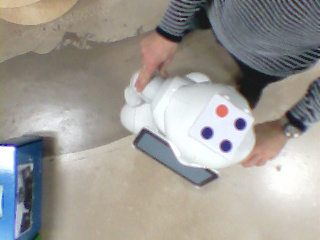
#> input picture data/circles_board/seq2/2015_02_03-15h32m59s921029ms.jpg, 320 x 240 px, found by its file name; its folder holds only this picture in this run
$ python get_circle_board_location.py   (older library calls are emulated)
#> lines starting #> are read from the running program, lines starting #| are printed output that depends on the picture
#> in autotest, img is the input picture: shape (240, 320, 3); mean B, G, R 149.4, 154.6, 157.8
### protolab/image.py
# -*- coding: utf-8 -*-

__author__ = 'lgeorge & amazel'

import cv2
import math
import numpy as np

import geometry

class StdCamera:
    # [21 lines left out: functions __init__, getCameraMatrix, not called in this run]

    def getDistorsionCoef( self ):
        return self.distorsionCoef;

# class StdCamera - end

# [54 lines left out: functions imageToString, reddish, blueish, drawArrow, not called in this run]

def findCircles( img_color, cColor = 'r', bDebug = False, bFindSmall = False ):
    """
    find the 4 circles in an image,
    return the 4 positions [ [x1,y1], [x2,y2], [x3,y3], [x4,y4], ] in range[0..1]
    the first will be the red one, following point will always be in the same order
    - cColor: the first letter of the first color
        - 'r': red circle with 3 other black/blue one .
        - 'b': blue circle with 3 other black
    """
#> called with cColor = 'r', bDebug = False, bFindSmall = False
    if( bDebug ):
        bRender = True;
    else:
        bRender = False;

    img = cv2.cvtColor( img_color, cv2.cv.CV_BGR2GRAY );
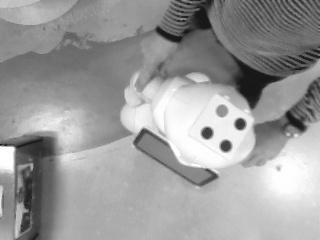
#> img: shape (240, 320); min 20, max 255, mean 155

    if( cColor == 'g' ):
        img = cv2.GaussianBlur( img, (3, 3), 5 );
    else:
        if( img.shape[1] <= 160 ):
            img = cv2.GaussianBlur( img, (3, 3), 5 );
        elif( img.shape[1] <= 320 ):
            img = cv2.GaussianBlur( img, (5, 5), 5 ); # TODO: tune me!
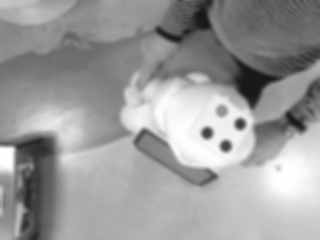
#> img: shape (240, 320); min 24, max 255, mean 155
        elif( img.shape[1] <= 640 ):
            img = cv2.GaussianBlur( img, (7, 7), 5 ); # TODO: tune me!
        elif( img.shape[1] <= 1280 ):
            img = cv2.GaussianBlur( img, (15, 15), 10 );

    #~ img = cv2.pyrDown( img ); # PyrDown only divide by 2

    #~ cv2.imshow( "mat", img );
    #~ cv2.waitKey(0)

    minDist = img.shape[0]/16
#> minDist = 15

    if( img.shape[1] == 320 ):
        p1 = 10; p2 = 20; r=5; R=10;
    else:
        p1 = 180; p2 = 35; r=8; R=60;

    if( cColor == 'b' ):
        p1 = 85; p2 = 35; r=16; R=img.shape[1]/2; # works with 85-125 on auto test

    if( bFindSmall ):
        r = 10;
        R = 3*r;
        minDist = 4;


    # Apply the Hough Transform to find the circles
    circles_detected = cv2.HoughCircles( img, cv2.cv.CV_HOUGH_GRADIENT,dp=1, minDist = minDist, param1=p1,param2=p2,minRadius=r,maxRadius=R );
#> circles_detected = [[221.5, 110.5, 6], [206.5, 132.5, 6], [225.5, 145.5, 6], [239.5, 123.5, 5.9]]
    if( bDebug ):
        print( "circles_detected: %s" % circles_detected );  # a list of x,y,radius
    nNbrCircles = 0;

#> (the run stopped early here; a loop or call above may not have finished)

$ run again, on data/circles_board/seq2/2015_02_03-15h33m01s315187ms.jpg
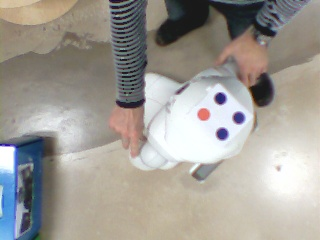
#> input picture data/circles_board/seq2/2015_02_03-15h33m01s315187ms.jpg, 320 x 240 px, found by its file name
#> in autotest, img is the input picture: shape (240, 320, 3); mean B, G, R 150, 156.6, 160.7
#> in findCircles, `img = cv2.cvtColor( img_color, cv2.cv.CV_BGR2GRAY );`:
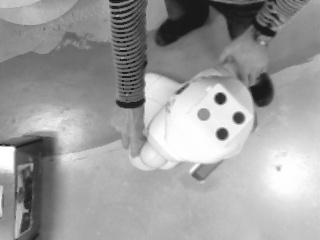
#> img: shape (240, 320); min 20, max 255, mean 157.1
#> in findCircles, `img = cv2.GaussianBlur( img, (5, 5), 5 );`:
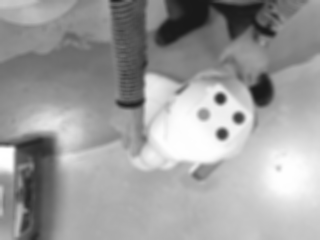
#> img: shape (240, 320); min 25, max 255, mean 157.1
#> circles_detected = [[221.5, 133.5, 6], [238.5, 117.5, 6], [203.5, 114.5, 5.5], [219.5, 98.5, 6]]
